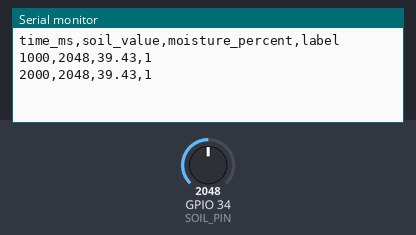
The sketch below on a simulated ESP32. Shown: the last lines printed to the serial monitor. The inputs (shaded band) are chosen by the test bench; at power-on: GPIO 34 (SOIL_PIN) = 2048.

Above: at 2.2 s.
2.3 s: GPIO 34 (SOIL_PIN) set to 1960
At 3.6 s:
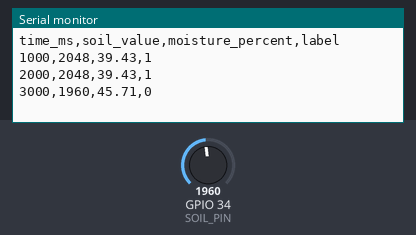
3.8 s: GPIO 34 (SOIL_PIN) set to 2040
At 4.4 s:
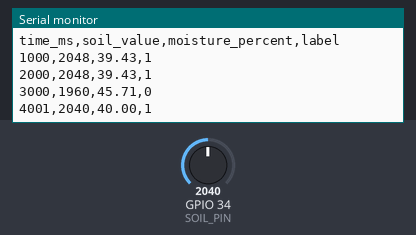
Timing chart, 0 to 6.8 s (numbered marks = the images above; inputs shaded):
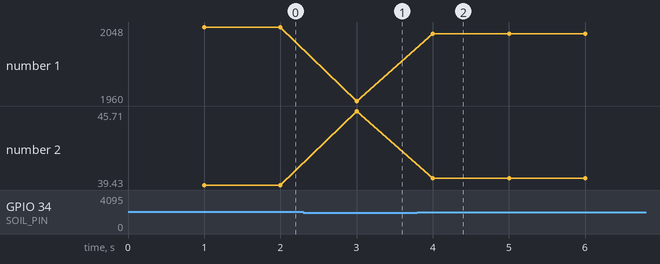

The sketch:

sketch.ino
```cpp
#define SOIL_PIN 34 // ADC pin

// Calibration values
#define DRY_THRESHOLD 2000
#define SENSOR_WET 1200
#define SENSOR_DRY 2600

void setup() {
  Serial.begin(115200);
  delay(1000);

  // CSV header
  Serial.println("time_ms,soil_value,moisture_percent,label");
}

void loop() {
  int soilValue = analogRead(SOIL_PIN);

  // Convert sensor value to moisture percentage
  float moisturePercent = (SENSOR_DRY - soilValue) / float(SENSOR_DRY - SENSOR_WET) * 100;
  if(moisturePercent < 0) moisturePercent = 0;
  if(moisturePercent > 100) moisturePercent = 100;

  // Labeling logic
  // 1 = DRY (irrigation needed)
  // 0 = WET (no irrigation)
  int label = (soilValue > DRY_THRESHOLD) ? 1 : 0;  // keep your logic (higher value = dry)

  // CSV output
  Serial.print(millis());
  Serial.print(",");
  Serial.print(soilValue);
  Serial.print(",");
  Serial.print(moisturePercent);
  Serial.print(",");
  Serial.println(label);

  delay(1000);  // 1 sample per second
}
```

Measured:
- after the input at 2.3 s, the serial monitor: prints a new line after 0.70 s (image 1)
- after the input at 3.8 s, the serial monitor: prints a new line after 0.20 s (image 2)
- plotted number 1: 2048 → 1960 after the input at 2.3 s, 1960 → 2040 after the input at 3.8 s
- plotted number 2: 39.43 → 45.71 after the input at 2.3 s, 45.71 → 40 after the input at 3.8 s
